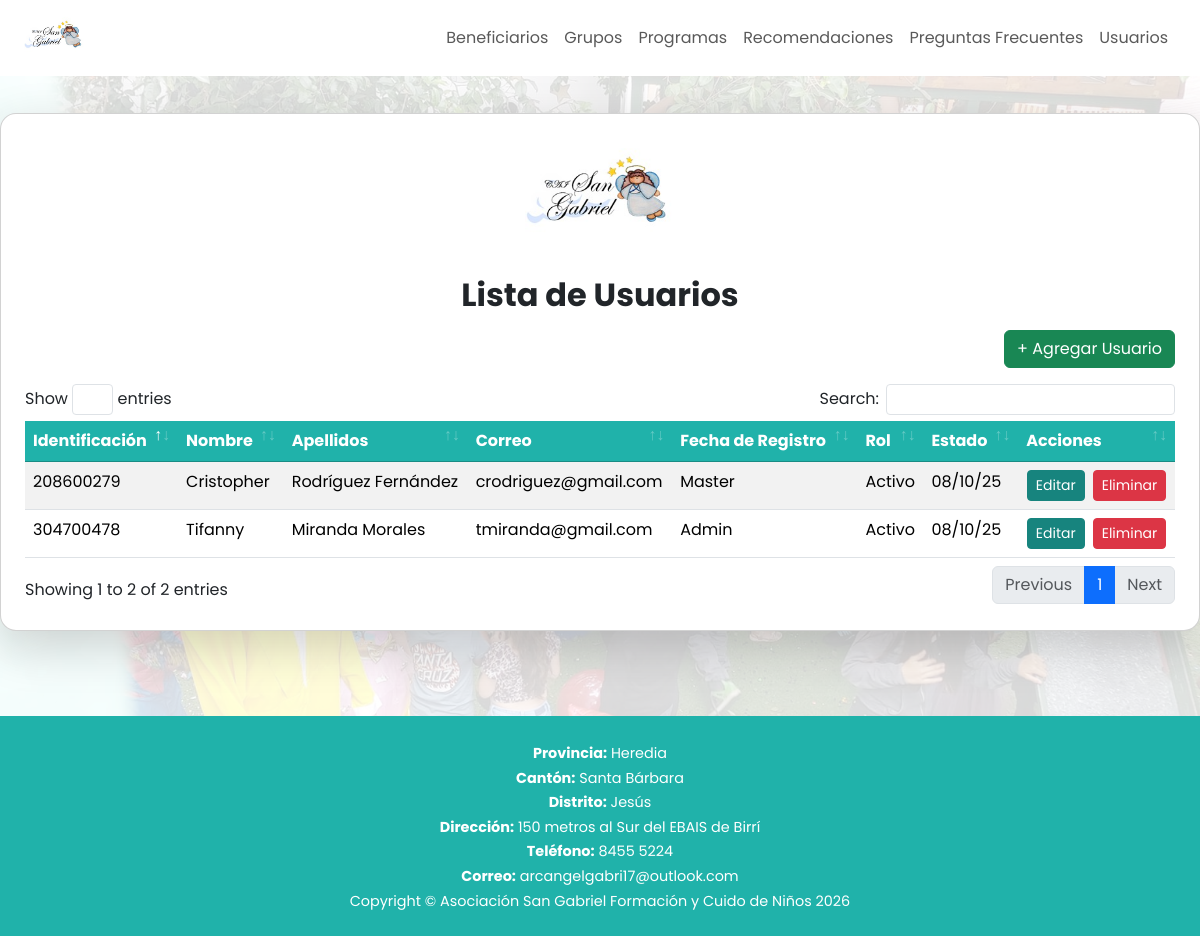
/Views/Usuarios/listaUsuarios.php (signed in), run on the app's committed database.
### tables this page shows
CREATE TABLE `tbl_usuarios` (
  `id_usuario` int NOT NULL,
  `identificacion` varchar(15) NOT NULL,
  `nombre` varchar(50) NOT NULL,
  `apellidos` varchar(100) NOT NULL,
  `correo` varchar(100) NOT NULL,
  `contrasenna` varchar(255) NOT NULL,
  `fecha_registro` datetime DEFAULT CURRENT_TIMESTAMP,
  `id_rol` int DEFAULT NULL,
  `estado` tinyint(1) DEFAULT '1'
);

CREATE TABLE `tbl_roles` (
  `id_rol` int NOT NULL,
  `nombre_rol` varchar(50) NOT NULL
);

### Views/Usuarios/listaUsuarios.php (the view, shortened to what this page needs)
<?php
$cn = abrirConexion();
$query = "SELECT u.id_usuario, u.identificacion, u.nombre, u.apellidos, u.correo, r.nombre_rol, u.estado, u.fecha_registro
          FROM tbl_usuarios u
          JOIN tbl_roles r ON u.id_rol = r.id_rol
          ORDER BY u.id_usuario DESC";
$resultado = $cn->query($query);
?>
<!DOCTYPE html>
<html lang="en">
<head>
    <link href="../../Assets/css/bootstrap.min.css" rel="stylesheet">
    <link href="../../Assets/css/customStyles/listaUsuariosStyle.css" rel="stylesheet">
    <link href="../../Assets/vendor/datatables/dataTables.bootstrap4.min.css" rel="stylesheet">
</head>
<body>
    <nav>
        <?php include '../Layout/Navbars/navbar2.php' ?>
    </nav>
    <main>
        <div class="card p-4 shadow-lg mb-5">
            <img src="../../Assets/img/logo.png" alt="SANGABRIEL Logo" class="logo">
            <h2 class="fw-bold text-center mb-3">Lista de Usuarios</h2>
            <div class="mb-3 text-end">
                <a href="../Usuarios/crearUsuario.php" class="btn btn-success">+ Agregar Usuario</a>
            </div>
            <div class="table-responsive">
                <table id="tablaUsuarios" class="table table-striped table-hover">
                    <thead>
                        <tr>
                            <th>Identificación</th>
                            <th>Nombre</th>
                            <th>Apellidos</th>
                            <th>Correo</th>
                            <th>Fecha de Registro</th>
                            <th>Rol</th>
                            <th>Estado</th>
                            <th>Acciones</th>
                        </tr>
                    </thead>
                    <tbody>
                        <?php if ($resultado && $resultado->num_rows): ?>
                            <?php while ($u = $resultado->fetch_assoc()): ?>
                                <tr>
                                    <td><?= htmlspecialchars($u['identificacion']) ?></td>
                                    <td><?= htmlspecialchars($u["nombre"]) ?></td>
                                    <td><?= htmlspecialchars($u["apellidos"]) ?></td>
                                    <td><?= htmlspecialchars($u["correo"]) ?></td>
                                    <td><?= htmlspecialchars($u["nombre_rol"]) ?></td>
                                    <td><?= $u["estado"] ? 'Activo' : 'Inactivo' ?></td>
                                    <td><?= date("d/m/y", strtotime($u["fecha_registro"])) ?></td>
                                    <td>
                                        <div class="d-flex gap-2 justify-content-center">
                                            <a href="editarUsuario.php?id=<?= $u['id_usuario'] ?>" class="btn btn-primary btn-sm">Editar</a>
                                            <a href="eliminarUsuario.php?id=<?= $u['id_usuario'] ?>" class="btn btn-danger btn-sm"
                                                onclick="return confirm('¿Seguro que deseas eliminar este usuario?')">Eliminar</a>
                                        </div>
                                    </td>
                                </tr>
                            <?php endwhile; ?>
                        <?php else: ?>
                            <tr><td colspan="8" class="text-center">No hay usuarios registrados</td></tr>
                            <?php endif; ?>
                    </tbody>
                </table>
            </div>
        </div>
    </main>
    <footer>
        <?php include '../Layout/footer.php' ?>
    </footer>
</body>
</html>

### Assets/css/customStyles/listaUsuariosStyle.css (style rules this page uses)
body { font-family: 'Poppins', sans-serif; background-color: #f0f9ff; }
main { background: url("../../img/background.jpg") center no-repeat; background-size: cover; min-height: 80vh; position: relative; display: flex; align-items: center; justify-content: center; }
main::before { content: ""; position: absolute; top: 0; left: 0; width: 100%; height: 100%; background-color: rgba(255, 255, 255, 0.85); z-index: 1; }
main > * { position: relative; z-index: 2; }
.card { padding: 2rem; width: 100%; max-width: 1500px; border-radius: 1rem; box-shadow: 0 4px 10px rgba(0, 0, 0, 0.1); }
.logo { width: 150px; display: block; margin: 0 auto 1rem auto; }
.btn-primary { background-color: #17847e; border-color: #17847e; }
#tablaUsuarios thead th { background-color: #20b2aa !important; color: #fff !important; border-color: #198c85 !important; }
#tablaUsuarios tbody tr:nth-child(odd) { background: #f0fbfa; }
footer { background-color: #20b2aa; color: white; padding: 12px 20px; text-align: center; font-size: 0.9rem; }

### data on the page
tbl_usuarios: identificacion "304700478", nombre "Tifanny", apellidos "Miranda Morales", correo "tmiranda@gmail.com", id_rol.nombre_rol "Admin", estado "Activo", fecha_registro "08/10/25"
tbl_usuarios: identificacion "208600279", nombre "Cristopher", apellidos "Rodríguez Fernández", correo "crodriguez@gmail.com", id_rol.nombre_rol "Master", estado "Activo", fecha_registro "08/10/25"

### other printed values
$label "Provincia"
$value "Heredia"
$label "Cantón"
$value "Santa Bárbara"
$label "Distrito"
$value "Jesús"
$label "Dirección"
$value "150 metros al Sur del EBAIS de Birrí"
$label "Teléfono"
$value "8455 5224"
$label "Correo"
$value "arcangelgabri17@outlook.com"
